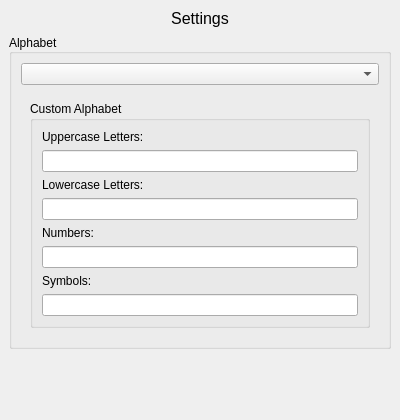
<?xml version="1.0" encoding="UTF-8"?>
<ui version="4.0">
 <class>SettingsWindow</class>
 <widget class="QMainWindow" name="SettingsWindow">
  <property name="geometry">
   <rect>
    <x>0</x>
    <y>0</y>
    <width>400</width>
    <height>420</height>
   </rect>
  </property>
  <property name="sizePolicy">
   <sizepolicy hsizetype="Fixed" vsizetype="Preferred">
    <horstretch>0</horstretch>
    <verstretch>0</verstretch>
   </sizepolicy>
  </property>
  <property name="minimumSize">
   <size>
    <width>400</width>
    <height>350</height>
   </size>
  </property>
  <property name="maximumSize">
   <size>
    <width>400</width>
    <height>420</height>
   </size>
  </property>
  <property name="windowTitle">
   <string>MainWindow</string>
  </property>
  <widget class="QWidget" name="centralwidget">
   <layout class="QGridLayout" name="gridLayout_2">
    <item row="0" column="1">
     <layout class="QGridLayout" name="gridLayout">
      <item row="1" column="0">
       <layout class="QVBoxLayout" name="verticalLayout" stretch="0,0">
        <item>
         <widget class="QLabel" name="label">
          <property name="font">
           <font>
            <pointsize>12</pointsize>
           </font>
          </property>
          <property name="text">
           <string>Settings</string>
          </property>
          <property name="alignment">
           <set>Qt::AlignCenter</set>
          </property>
         </widget>
        </item>
        <item>
         <widget class="QGroupBox" name="groupBox">
          <property name="title">
           <string>Alphabet</string>
          </property>
          <property name="alignment">
           <set>Qt::AlignLeading|Qt::AlignLeft|Qt::AlignVCenter</set>
          </property>
          <layout class="QVBoxLayout" name="verticalLayout_2" stretch="0,0">
           <property name="spacing">
            <number>7</number>
           </property>
           <item>
            <widget class="QComboBox" name="alphabetComboBox"/>
           </item>
           <item>
            <widget class="QWidget" name="customAlphabetWidget" native="true">
             <property name="enabled">
              <bool>true</bool>
             </property>
             <layout class="QVBoxLayout" name="verticalLayout_8">
              <item>
               <widget class="QGroupBox" name="customAlphabetGroupBox">
                <property name="title">
                 <string>Custom Alphabet</string>
                </property>
                <layout class="QVBoxLayout" name="verticalLayout_4">
                 <item>
                  <widget class="QLabel" name="label_2">
                   <property name="text">
                    <string>Uppercase Letters:</string>
                   </property>
                  </widget>
                 </item>
                 <item>
                  <widget class="QLineEdit" name="customAlphabetUpperCaseLettersInput"/>
                 </item>
                 <item>
                  <widget class="QLabel" name="label_3">
                   <property name="text">
                    <string>Lowercase Letters:</string>
                   </property>
                  </widget>
                 </item>
                 <item>
                  <widget class="QLineEdit" name="customAlphabetLowerCaseLettersInput"/>
                 </item>
                 <item>
                  <widget class="QLabel" name="label_4">
                   <property name="text">
                    <string>Numbers:</string>
                   </property>
                  </widget>
                 </item>
                 <item>
                  <widget class="QLineEdit" name="customAlphabetNumbersInput"/>
                 </item>
                 <item>
                  <widget class="QLabel" name="label_5">
                   <property name="text">
                    <string>Symbols:</string>
                   </property>
                  </widget>
                 </item>
                 <item>
                  <widget class="QLineEdit" name="customAlphabetSymbolsInput"/>
                 </item>
                </layout>
               </widget>
              </item>
             </layout>
            </widget>
           </item>
          </layout>
         </widget>
        </item>
       </layout>
      </item>
      <item row="2" column="0">
       <spacer name="verticalSpacer">
        <property name="orientation">
         <enum>Qt::Vertical</enum>
        </property>
        <property name="sizeHint" stdset="0">
         <size>
          <width>20</width>
          <height>40</height>
         </size>
        </property>
       </spacer>
      </item>
     </layout>
    </item>
   </layout>
  </widget>
 </widget>
 <resources/>
 <connections/>
</ui>
